Frame 1 (no input): blank canvas, image omitted
Frame 60 (the mouse pressed at the canvas centre just before this capture): blank canvas, image omitted
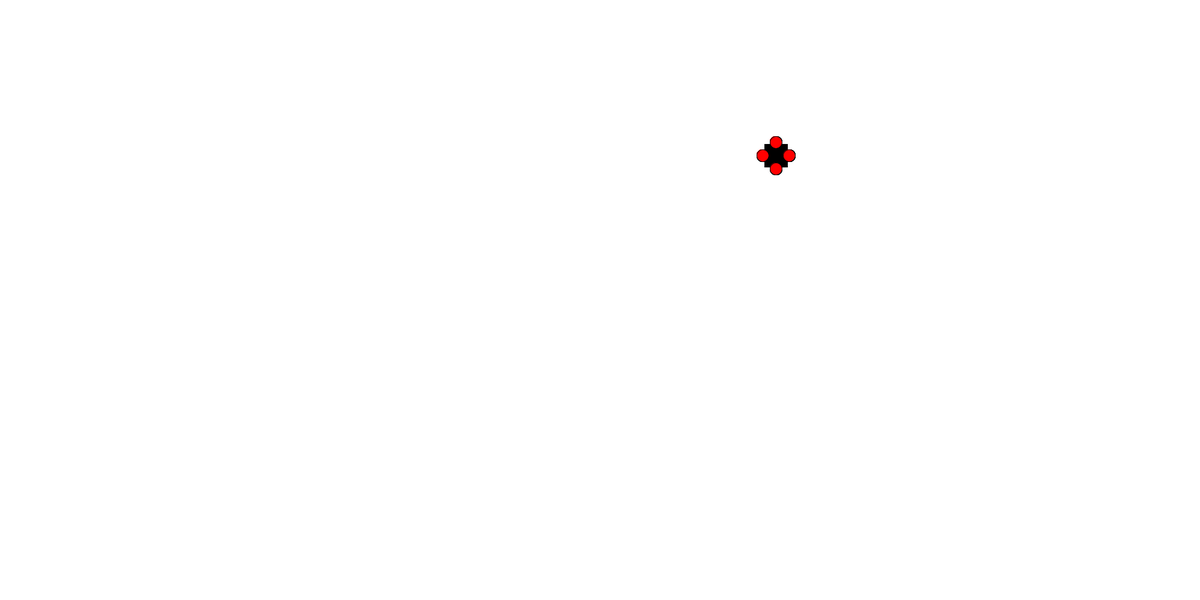
Frame 120 (the mouse held since frame 60 and released just before this capture)

The Processing sketch whose frames 1 and 60 were blank and that drew this single picture after the mouse press (run headless with seeded random() and noise(); from frame 60 on, the mouse is pressed at the canvas centre):

// Processing sketch: iteracaoQuadrados1
// ── iteracaoQuadrados1.pde
Sqr[] sqrs = new Sqr[0];
Spot[] spots = new Spot[0];

int sqrsN, spotsN, pSpotsN = 1, selectedSpotIndex;

void setup(){
 size(2000,1000);
 background(255);
 rectMode(RADIUS);
}

void draw(){
 if(sqrsN > 0){
   for(int i = 0; i <sqrsN; i++){
    sqrs[i].disp();
    for(int j = 0; j < sqrs[i].anchors.length; j++){
      fill(255,0,0);
     ellipse(sqrs[i].anchors[j].x, sqrs[i].anchors[j].y, 20,20);
    }
   }
 }
}

void mousePressed(){
  //println("pressed");
 createSqr(); 
}

class Sqr{
 int xPos, yPos, sz, marginSz, refXPos, refYPos, rSpot;
 PVector[] anchors;
 PVector loc;
 
 float angledisc, RefAngleDisc, anchorAngle;
 
 void sortSpot(){
   rSpot = (int)random(spotsN);
   
   if(spots[rSpot].occupied == true){
    sortSpot(); 
   }
 }
 
 void firstInit(){
   anchors = new PVector[4];
   
   
  xPos = (int)random(width);
  yPos = (int)random(height);
  
  loc = new PVector(xPos, yPos);
  
  sz = (int)random(1,20);
  marginSz = (int)random(1,10);
  for(int i = 0; i<anchors.length; i++){
    float a = HALF_PI*i;
    anchors[i] =  new PVector();
    anchorAngle = degrees(a);
   anchors[i].x = xPos + (cos(a)*(sz+marginSz));
   anchors[i].y = yPos + (sin(a)*(sz+marginSz));
  }
 }
 
 void init(){
   anchors = new PVector[3];
  
   
  sortSpot();
  
  //selectedSpotIndex = rSpot; //------------------------------------------------ ncessario?

  refXPos = spots[rSpot].xPos;
  refYPos = spots[rSpot].yPos;
  
  sz = (int)random(1,20);
  marginSz = (int)random(1,10);
  //println("rspot: " + rSpot);
  
  float refA = PVector.angleBetween(spots[rSpot].loc, sqrs[spots[rSpot].sSqrIndex].loc);
  
  
  
  float refX = cos(refA), refY = sin(refA);
  int xDir = 1, yDir = 0;
  if(refX > 0 && refY < .55 && refY > -.55){
    xDir = +1;
    yDir = 0;
  } else 
  if(refX < .55 && refX > -.55 && refY > 0){
    xDir = 0;
    yDir = +1;
  } else
  if(refX < .55 && refX > -.55 && refY < 0){
    xDir = 0;
    yDir = -1;
  } else
  if(refX < 0 && refY < .55 && refY > -.55){
    xDir = -1;
    yDir = 0;
  } else {
    rect(width/2, height/2, 500, 500);
  }
  xPos = refXPos + (xDir*(sz+ marginSz)); // falta calcular se o sz(tamanho do novo quadrado, que aqui corresponde ao deslocamento do ponto central do novo quadrado em relação ao que esta sendo usado de referencia para criar) é positivo ou negativo, definido pelo angulo do ponto central do quadrado referencia com sua respectiva ancora que esta sendo usada. 
  yPos = refYPos + (yDir*(sz+ marginSz));
  
  loc = new PVector(xPos, yPos);
  
  spots[rSpot].occupied = true;
  
  for(int i = 0; i<anchors.length; i++){
    float a;
    a = (HALF_PI*i) + (refA + PI);
    anchors[i] =  new PVector();
    angledisc = degrees(a); RefAngleDisc = degrees(refA);
    anchorAngle = degrees(a);
   anchors[i].x = xPos + (cos(a)*(sz+marginSz)); //observar //<>//
   anchors[i].y = yPos + (sin(a)*(sz+marginSz)); //vamos ver
  }
 }
 
 void disp(){
   fill(0);
   rect(xPos, yPos, sz,sz);
 }
}

class Spot{
 int xPos,yPos, sSqrIndex;
 boolean occupied;
 PVector loc;
 
 
 void firstInit(int i){
   occupied = false;
   
  
   xPos = (int)sqrs[sqrsN-1].anchors[i].x; //valor do ponto de referencia já somado com o raio do quadrado e a largura da margem.
   yPos = (int)sqrs[sqrsN-1].anchors[i].y;
   loc = new PVector(xPos, yPos);
   sSqrIndex = sqrsN-1;
 }
 
 void init(int i){
   occupied = false;
   
  
   xPos = (int)sqrs[sqrsN-1].anchors[i-pSpotsN].x;
   yPos = (int)sqrs[sqrsN-1].anchors[i-pSpotsN].y;
   loc = new PVector(xPos, yPos);
   sSqrIndex = sqrsN-1;
 }
 
}

void createSqr(){
  sqrsN += 1;
  sqrs = (Sqr[]) expand(sqrs, sqrsN);
  sqrs[sqrsN-1] = new Sqr();
  
  if(sqrsN==1){
   sqrs[sqrsN-1].firstInit();
   
   spotsN += 4;
  spots = (Spot[]) expand(spots, spotsN);
  for(int i = pSpotsN -1; i < spotsN; i++){
    
    spots[i] = new Spot();
    spots[i].firstInit(i);
   }
  } else {
    sqrs[sqrsN-1].init();
    
    spotsN += 3;
  spots = (Spot[]) expand(spots, spotsN);
  for(int i = pSpotsN; i < spotsN; i++){
  
  spots[i] = new Spot();
  spots[i].init(i);
  }
  }
  
 pSpotsN = spotsN;
}
